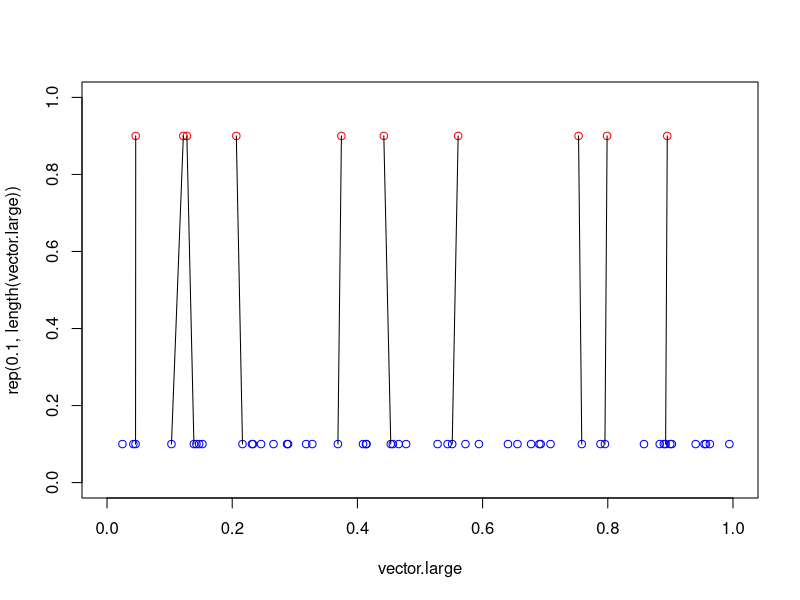
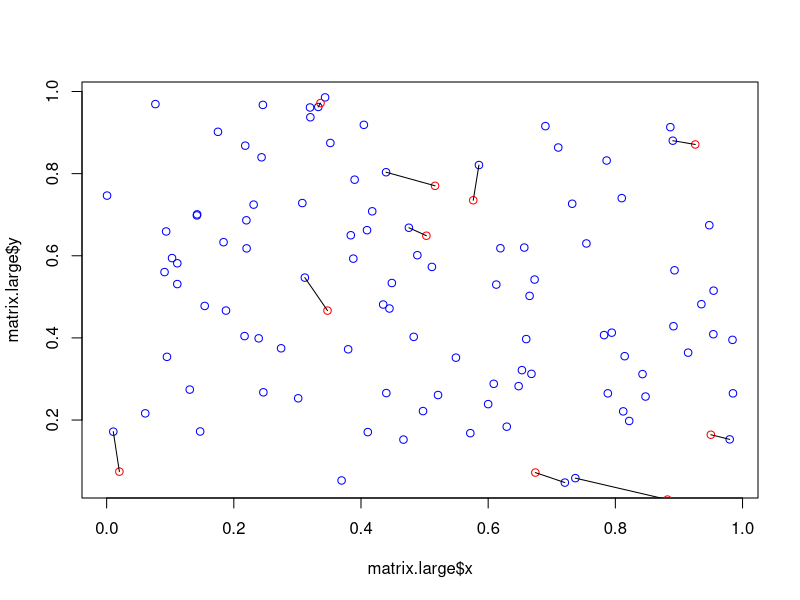

Recreate these plots in R, in order.
## ---- chunk 1
library(clue)
library(fields)
set.seed(123)
## ---- chunk 2
vector.large <- runif(50)
vector.small <- runif(10)
## ---- chunk 3
distances <- abs(outer(vector.small, vector.large, `-`))
sol <- solve_LSAP(distances)
## ---- chunk 4
plot(vector.large, rep(0.1, length(vector.large)), col = "blue", xlim = c(0, 1), ylim = c(0, 1))       
points(vector.small, rep(0.9, length(vector.small)), col = "red")
segments(vector.large[sol], 0.1, vector.small, 0.9)
## ---- chunk 5
matrix.large <- data.frame(
  x = runif(100),
  y = runif(100)
)
matrix.small <- data.frame(
  x = runif(10),
  y = runif(10)
)
## ---- chunk 6
distances <- rdist(matrix.small, matrix.large)
sol <- solve_LSAP(distances)
## ---- chunk 7
plot(matrix.large$x, matrix.large$y, col = "blue")       
points(matrix.small$x, matrix.small$y, col = "red")
segments(matrix.small$x, matrix.small$y, matrix.large[sol, "x"], matrix.large[sol, "y"])
